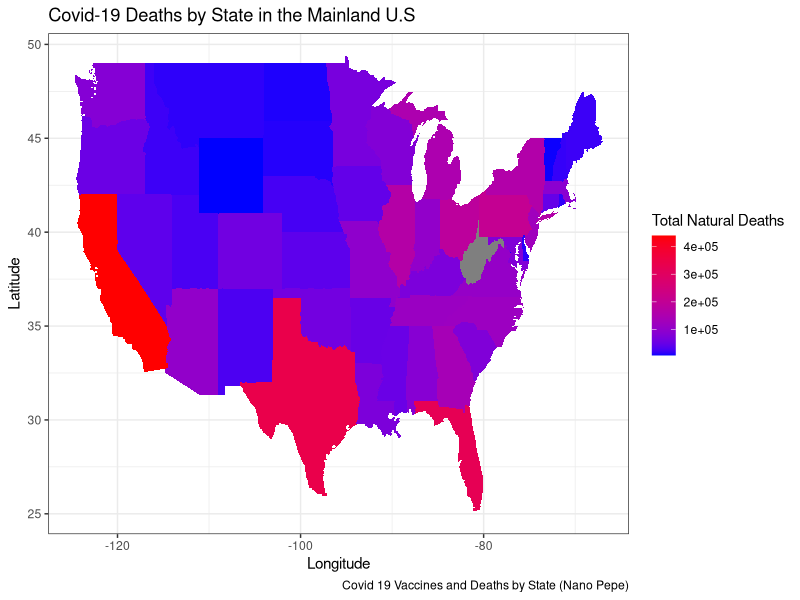

Generate this figure with R:
## ---- chunk 1
knitr::opts_chunk$set(echo = FALSE)
library(tidyverse)
## ---- chunk 2
raw_data <- read.csv("Weekly_Provisional_Counts_of_Deaths_by_State_and_Select_Causes__2020-2021.csv")
## ---- chunk 3
clean_data <- raw_data %>%
  rename(state = "Jurisdiction.of.Occurrence",
         deaths = "Natural.Cause") %>%
  mutate(region = tolower(state)) %>%
  group_by(region) %>%
  summarize(total = sum(deaths)) %>%
  select(region, total)
## ---- chunk 4
map_data("state") %>%
  left_join(clean_data, by = "region") %>%
  ggplot(aes(x = long, y = lat, group = group, fill =                   total)) +
         geom_polygon() +
        scale_fill_gradient(low = "blue", high = "red") +
         theme_bw() +
         labs(title = "Covid-19 Deaths by State in the Mainland U.S",
              x = "Longitude",
              y = "Latitude",
              fill = "Total Natural Deaths",
              caption = "Covid 19 Vaccines and Deaths by State (Nano Pepe)") 
